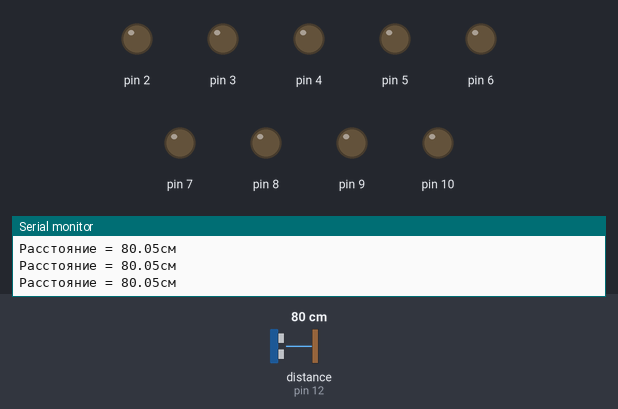
A sketch run on a simulated Arduino Uno, built with avr-gcc and run on an emulated ATmega328P. On the bench: output pins drawn as LEDs (lit = HIGH), the last lines printed to the serial monitor. Wiring (inferred from the names in the program): ultrasonic range finder: trigger pin 11; echo pin 12. The test bench sets the inputs (shaded band); at power-on: distance to the obstacle (sensor on pin 12) 80 cm. The echo pulse lasts 58.3 µs per cm; pins used as bus, display or sensor lines are not drawn.

Above: at 1.2 s.
1.3 s: distance to the obstacle (sensor on pin 12) set to 50 cm
3.0 s: distance to the obstacle (sensor on pin 12) set to 45 cm
At 4.1 s:
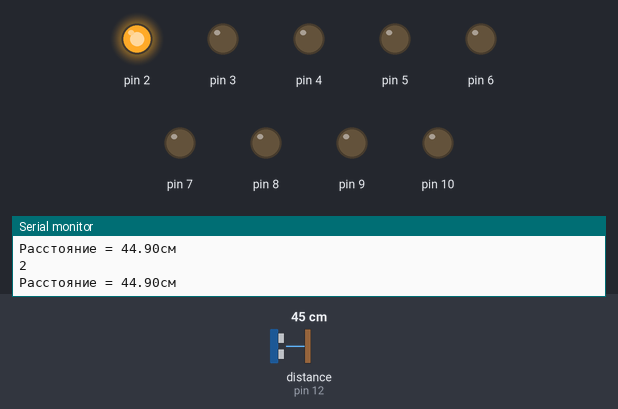
4.5 s: distance to the obstacle (sensor on pin 12) set to 40 cm
At 5.0 s:
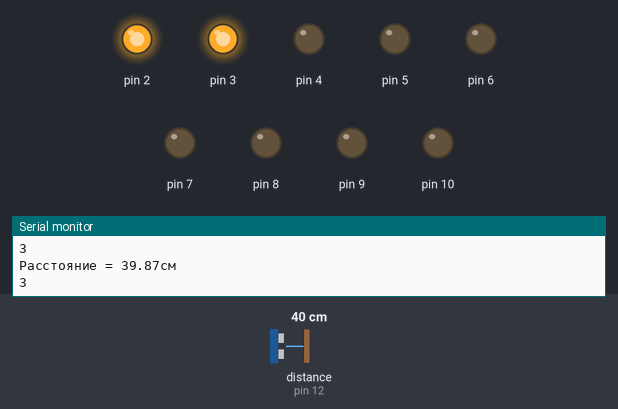
6.1 s: distance to the obstacle (sensor on pin 12) set to 33 cm
At 6.8 s:
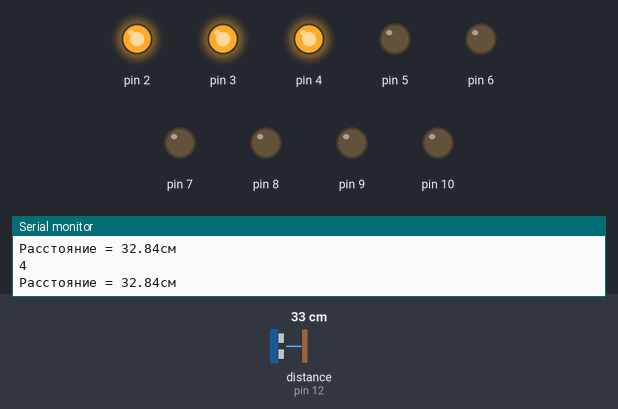
7.6 s: distance to the obstacle (sensor on pin 12) set to 22 cm
At 8.5 s:
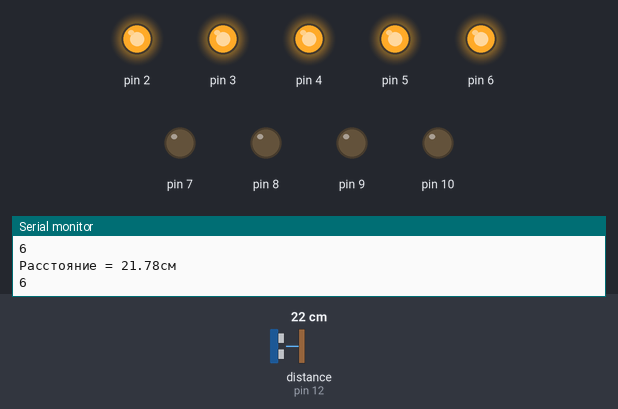
9.2 s: distance to the obstacle (sensor on pin 12) set to 2 cm
At 9.8 s:
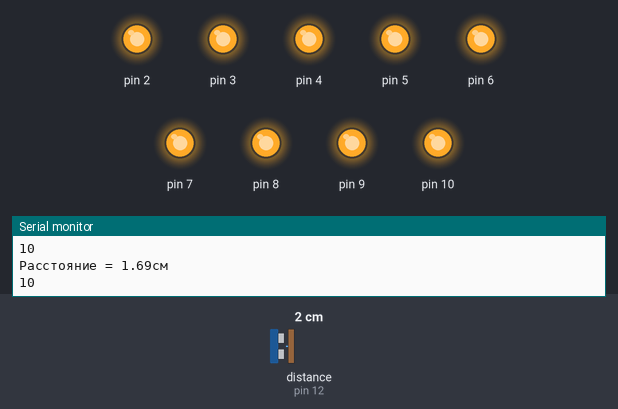
Timing chart, 0 to 11.7 s (numbered marks = the images above; inputs shaded):
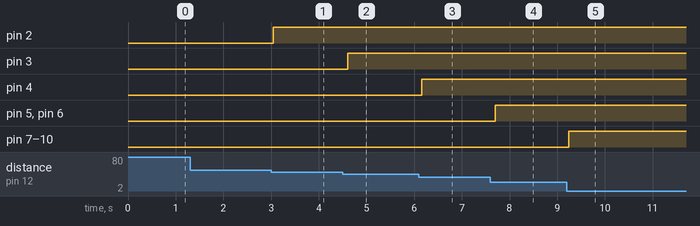

Measured:
- the behaviour switches between 46 and 45 cm on distance to the obstacle (sensor on pin 12) (found by bisection; images 0 and 1)
- the behaviour switches between 41 and 40 cm on distance to the obstacle (sensor on pin 12) (found by bisection; images 1 and 2)
- the behaviour switches between 36 and 35 cm on distance to the obstacle (sensor on pin 12) (found by bisection; images 2 and 3)
- after the input at 3.0 s, pin 2: LOW → HIGH after 0.05 s
- after the input at 4.5 s, pin 3: LOW → HIGH after 0.10 s
- after the input at 6.1 s, pin 4: LOW → HIGH after 0.06 s
- after the input at 7.6 s, pin 5, pin 6: LOW → HIGH after 0.10 s
- after the input at 9.2 s, pin 7–10: LOW → HIGH at once

The sketch:

digital_sonar.ino
```cpp
/*
Мини-проект на Arduino UNO
Электронная рулетка на индикаторной шкале и УЗ датчике
Используются 9 светодиодов.
*/

#define trig 11
#define echo 12
float distance;

void setup() {
  Serial.begin(9600);
  //Устанавливаем режим пинов для светодиодов
  for (int i = 2; i < 11; i++) {
    pinMode(i, OUTPUT);
  }
  //Режим пина для излучателя и приёмника УЗ
  pinMode(trig, OUTPUT);
  pinMode(echo, INPUT);
}

void loop() {
  //Блок получения показаний с датчика
  digitalWrite(trig, HIGH);
  delayMicroseconds(10);
  digitalWrite(trig, LOW);
  distance = 0.01723 * pulseIn(echo, HIGH);
  //Завершение получения показаний

  /*
  Выводим в порт в формате:
  Расстояние = S см.
  */
  Serial.print("Расстояние = ");
  Serial.print(distance);
  Serial.println("см");

  //Определяем сколько светодиодов нужно включить
  if (distance < 5) {
    Serial.println("10");
    for (int i = 2; i < 11; i++) {
      digitalWrite(i, HIGH);
    }
  } else if (distance < 10) {
    Serial.println("9");
    for (int i = 2; i < 10; i++) {
      digitalWrite(i, HIGH);
    }
    for (int i = 10; i > 9; i--) {
      digitalWrite(i, LOW);
    }
  } else if (distance < 15) {
    Serial.println("8");
    for (int i = 2; i < 9; i++) {
      digitalWrite(i, HIGH);
    }
    for (int i = 10; i > 8; i--) {
      digitalWrite(i, LOW);
    }
  } else if (distance < 20) {
    Serial.println("7");
    for (int i = 2; i < 8; i++) {
      digitalWrite(i, HIGH);
    }
    for (int i = 10; i > 7; i--) {
      digitalWrite(i, LOW);
    }
  } else if (distance < 25) {
    Serial.println("6");
    for (int i = 2; i < 7; i++) {
      digitalWrite(i, HIGH);
    }
    for (int i = 10; i > 6; i--) {
      digitalWrite(i, LOW);
    }
  } else if (distance < 30) {
    Serial.println("5");
     for (int i = 2; i < 6; i++) {
      digitalWrite(i, HIGH);
    }
    for (int i = 10; i > 5; i--) {
      digitalWrite(i, LOW);
    }
  } else if (distance < 35) {
    Serial.println("4");
    for (int i = 2; i < 5; i++) {
      digitalWrite(i, HIGH);
    }
    for (int i = 10; i > 4; i--) {
      digitalWrite(i, LOW);
    }
  } else if (distance < 40) {
    Serial.println("3");
    for (int i = 2; i < 4; i++) {
      digitalWrite(i, HIGH);
    }
    for (int i = 10; i > 3; i--) {
      digitalWrite(i, LOW);
    }
  } else if (distance < 45) {
    Serial.println("2");
    for (int i = 2; i < 3; i++) {
      digitalWrite(i, HIGH);
    }
    for (int i = 10; i > 2; i--) {
      digitalWrite(i, LOW);
    }
  } else if (distance < 50) {
    Serial.println("1");
  } else {
    for (int i = 10; i > 1; i--) {
      digitalWrite(i, LOW);
    }
  }
  delay(100);
}
```
